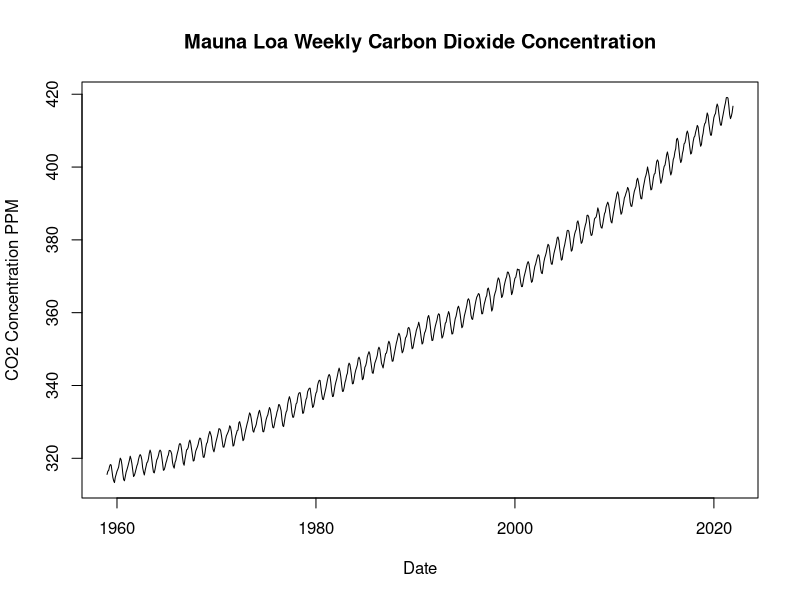
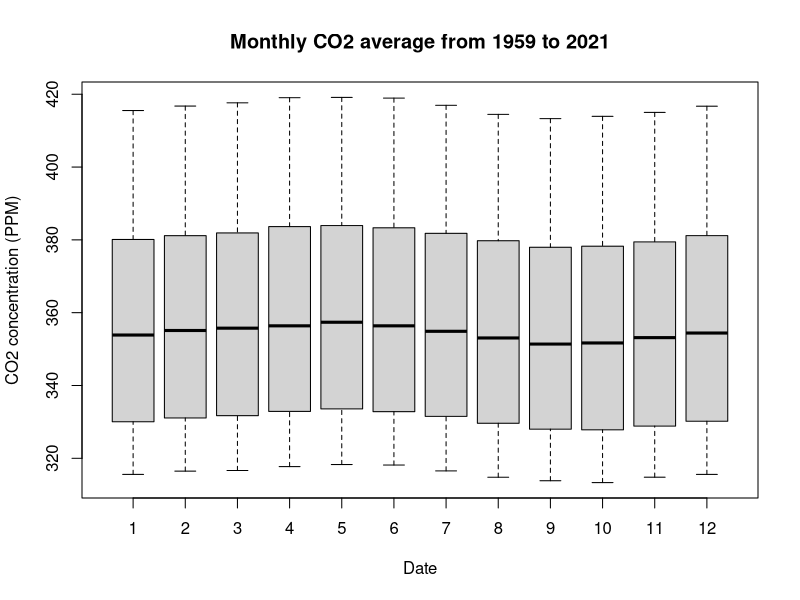
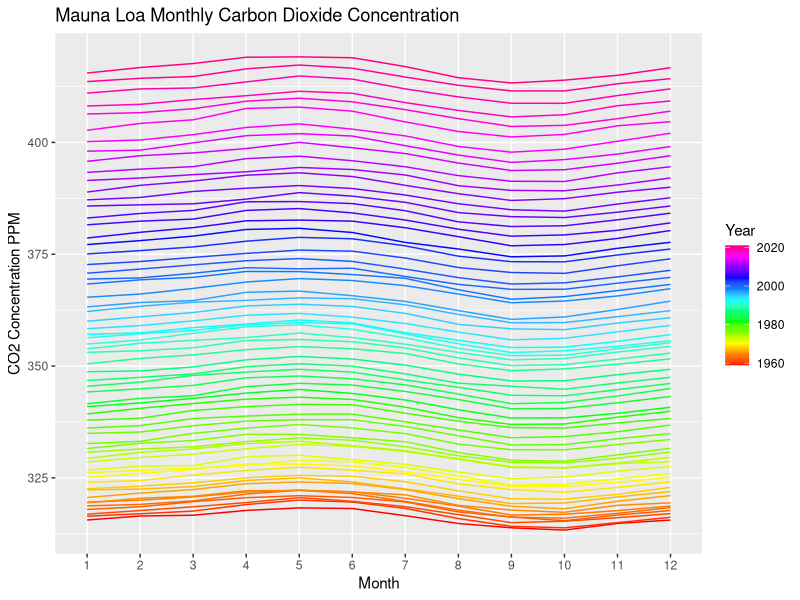
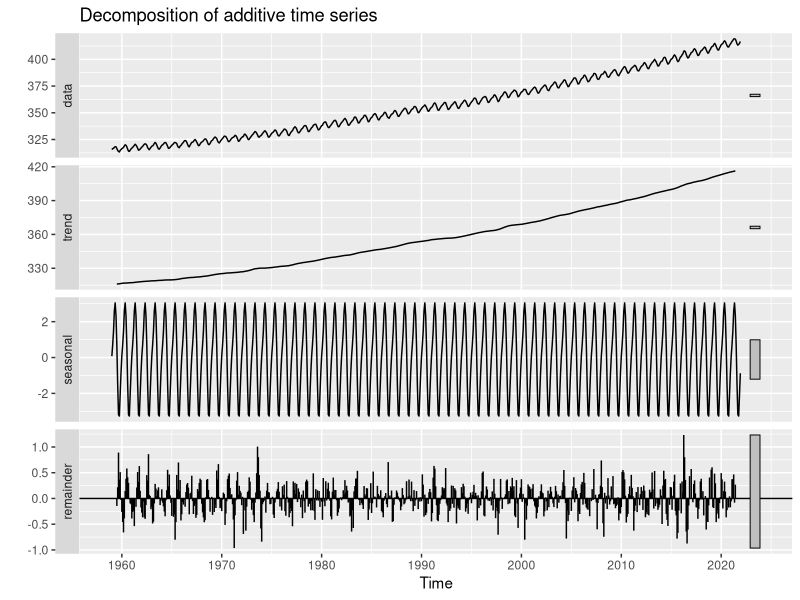
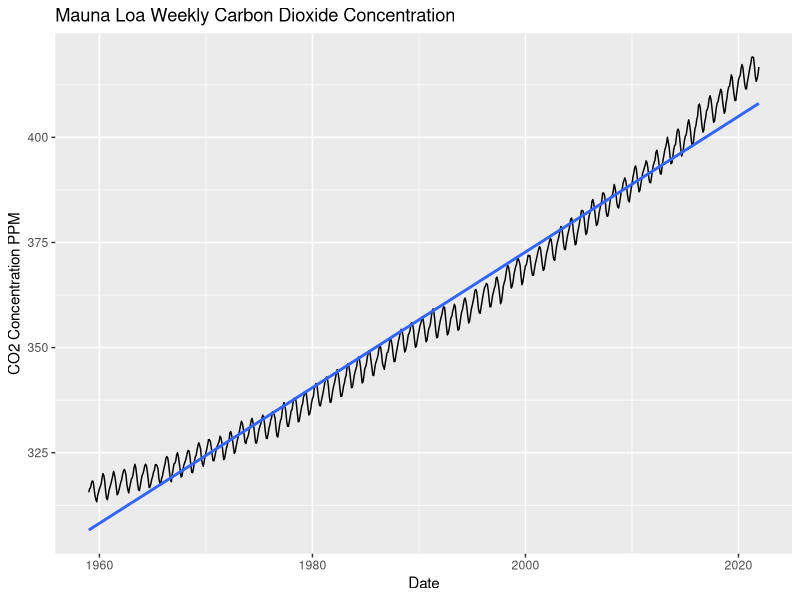
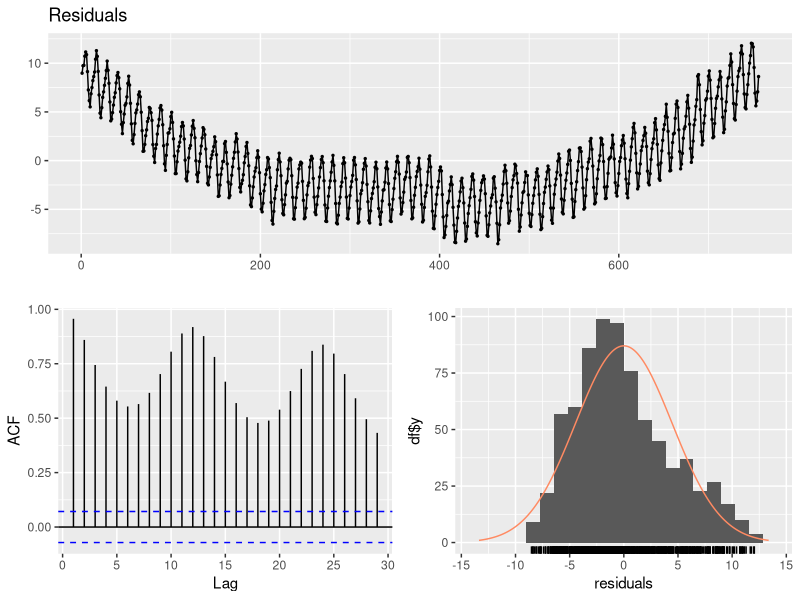
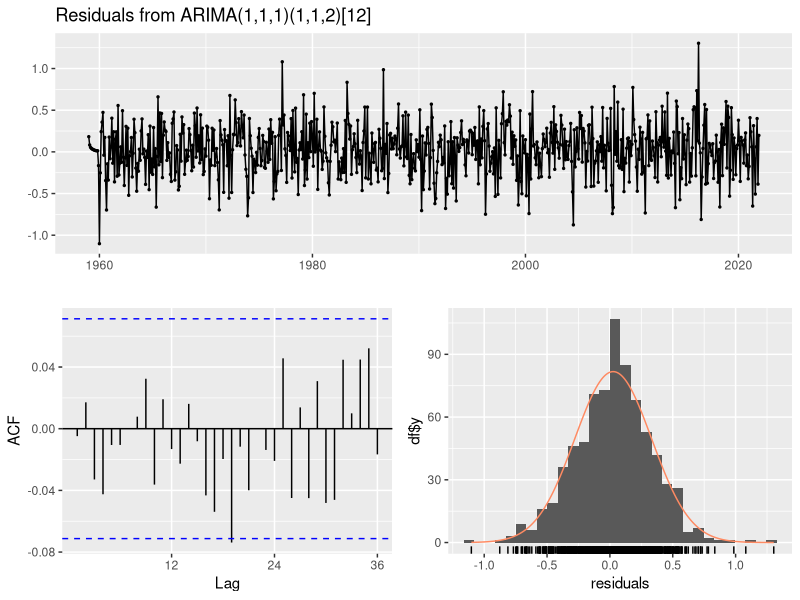
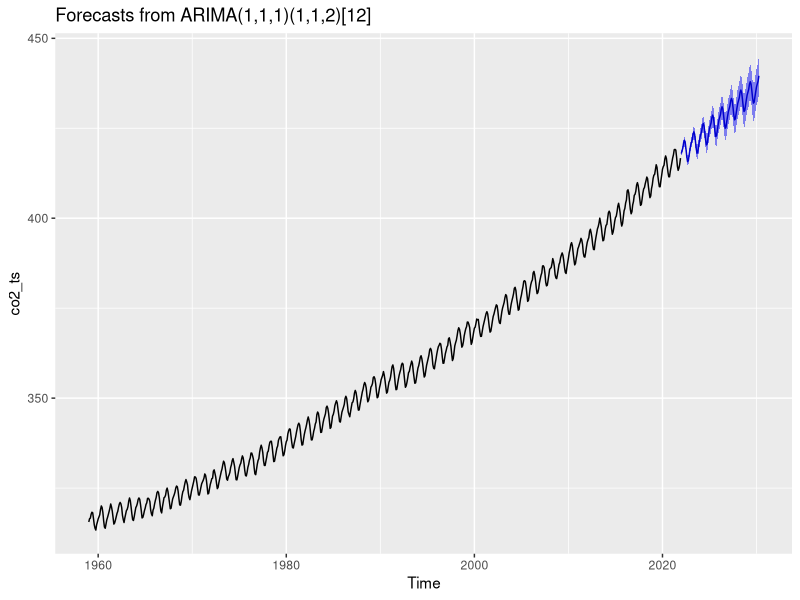

Generate these figures, in order, with R:
## ---- chunk 1
options(warn=-1)
library(tidyverse)
library(forecast)
library(tseries)
## ---- chunk 2
co2_monthly_full <- read.delim(file = 'co2_mm_mlo.txt', comment.char = '#', header = F, sep = '')
co2_monthly_full <- co2_monthly_full[, c(1, 2, 4)]
names(co2_monthly_full) <- c('year', 'month', 'co2_concentration')
head(co2_monthly_full)
## ---- chunk 3
which(is.na(co2_monthly_full))
## ---- chunk 4
co2_monthly_full <- co2_monthly_full %>% filter(year != 2022 & year != 1958)
## ---- chunk 5
co2_monthly_full$date <- as.Date(paste(co2_monthly_full$year, co2_monthly_full$month, 1, sep = '-'), format = '%Y-%m-%d')
co2_monthly <- co2_monthly_full[, c('date', 'co2_concentration')]
head(co2_monthly)
## ---- chunk 6
co2_ts <- ts(co2_monthly$co2_concentration, start = c(1959, 1), frequency = 12)
co2_ts
## ---- chunk 7
plot(
  co2_monthly$date,
  co2_monthly$co2_concentration,
  type = 'l',
  xlab = 'Date',
  ylab = 'CO2 Concentration PPM',
  main = 'Mauna Loa Weekly Carbon Dioxide Concentration'
)
## ---- chunk 8
boxplot(co2_ts~cycle(co2_ts),xlab="Date", ylab = "CO2 concentration (PPM)",main ="Monthly CO2 average from 1959 to 2021")
## ---- chunk 9
ggplot(data = co2_monthly_full, aes(factor(month), co2_concentration, colour = year, group = year)) +
  geom_line() +
  xlab('Month') +
  ylab('CO2 Concentration PPM') + 
  ggtitle('Mauna Loa Monthly Carbon Dioxide Concentration') +
  scale_color_gradientn('Year', colors = rainbow(length(unique(co2_monthly_full$month))))
## ---- chunk 10
decomposeCO2 <- decompose(co2_ts,"additive")
autoplot(decomposeCO2)
## ---- chunk 11
adf.test(diff(co2_ts), alternative="stationary", k=0)
## ---- chunk 12
simple_reg_co2 <- lm(co2_concentration ~ date, data = co2_monthly)
## ---- chunk 13
ggplot(data = co2_monthly, aes(x = date, y = co2_concentration)) +
  geom_line() +
  xlab('Date') +
  ylab('CO2 Concentration PPM') + 
  ggtitle('Mauna Loa Weekly Carbon Dioxide Concentration') +
  stat_smooth(method = "lm", se = FALSE)
## ---- chunk 14
checkresiduals(simple_reg_co2)
## ---- chunk 15
arima_co2 <- auto.arima(co2_ts)
## ---- chunk 16
checkresiduals(arima_co2)
## ---- chunk 17
arima_forecast_co2 <- forecast(arima_co2, level = c(95), h = 100)
autoplot(arima_forecast_co2)
